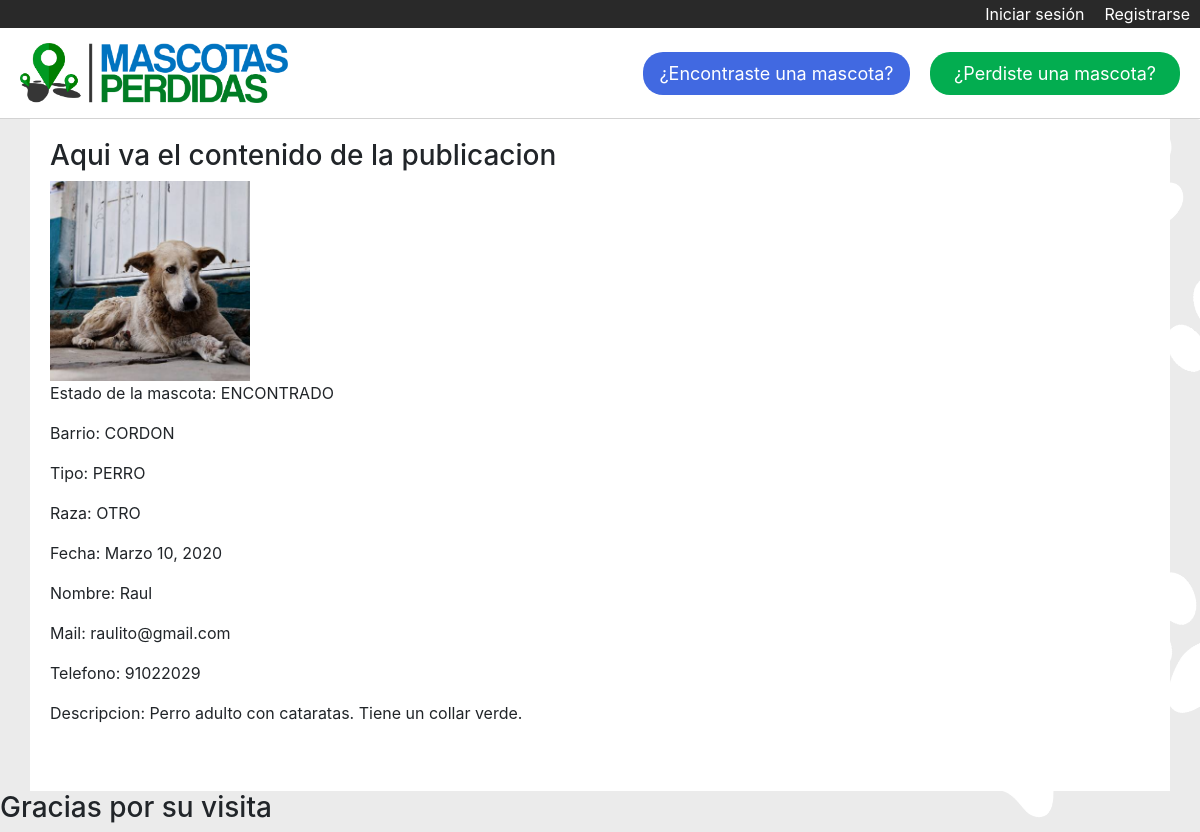
The page /ver_publicacion/36/ on the database its author committed.
### Mascotas/models.py (models this page shows)
class MascotaPerdida(models.Model):
    estado = models.CharField(max_length=40)
    imagen = models.ImageField(null=True, blank=True)  # <---- NO SACAR EL NULL NI EL BLANK QUE SE ROMPE LA BBDD
    barrio = models.ForeignKey(Barrio, on_delete=models.CASCADE)
    tipo = models.ForeignKey(Tipo, on_delete=models.CASCADE)
    raza = models.ForeignKey(Raza, on_delete=models.CASCADE)
    fecha = models.DateField()
    nombre = models.CharField(max_length=40)
    mail = models.EmailField()
    telefono = models.IntegerField()
    descripcion = models.TextField()

class Barrio(models.Model):
    lugar = models.CharField(max_length=40)  # <---- Para indicar el barrio donde se perdio
    def __str__(self):
        return self.lugar

class Tipo(models.Model):
    especie = models.CharField(max_length=40)  # <---- Para indicar si es perro, gato, etc.
    def __str__(self):
        return self.especie

class Raza(models.Model):
    tipo = models.CharField(max_length=40)  # <---- Para indicar la raza del animal
    def __str__(self):
        return self.tipo

### Mascotasperdidas/views.py (the view)
# urls.py: path('ver_publicacion/<id>/', Ver_publicacion, name='ver_publicacion'),
def Ver_publicacion(request, id):
    publicacion = MascotaPerdida.objects.get(id=id)
    data = {
        'publicacion': publicacion
    }
    return render(request, 'ver_publicacion.html', data)

### Mascotasperdidas/templates/ver_publicacion.html (shortened to what this page needs)
{% extends 'base.html' %}
{% load static %}
{% block contenido %}
    <h3>Aqui va el contenido de la publicacion</h3>
    <a href="#" onclick="AmpliarImagen({{publicacion.imgagen}})">
        <img src="{{ publicacion.imagen.url }}" alt="" class="imagenes">
    </a>
    <p>Estado de la mascota: {{ publicacion.estado }}</p>
    <p>Barrio: {{ publicacion.barrio }}</p>
    <p>Tipo: {{ publicacion.tipo }}</p>
    <p>Raza: {{ publicacion.raza }}</p>
    <p>Fecha: {{ publicacion.fecha }}</p>
    <p>Nombre: {{ publicacion.nombre }}</p>
    <p>Mail: {{ publicacion.mail }}</p>
    <p>Telefono: {{ publicacion.telefono }}</p>
    <p>Descripcion: {{ publicacion.descripcion }}</p>
{% endblock %}

### Mascotasperdidas/static/css/style.css (style rules this page uses)
body { background: url('/static/img/background.png') no-repeat center center fixed; background-size: cover; }
.imagenes { display: inline-block; position: relative; object-fit: cover; width:200px; height:200px; }

### rows shown on the page
MascotaPerdida: imagen (picture), estado "ENCONTRADO", barrio "CORDON", tipo "PERRO", raza "OTRO", fecha "Marzo 10, 2020", nombre "Raul", mail "raulito@gmail.com", telefono "91022029", descripcion "Perro adulto con cataratas. Tiene un collar verde."
